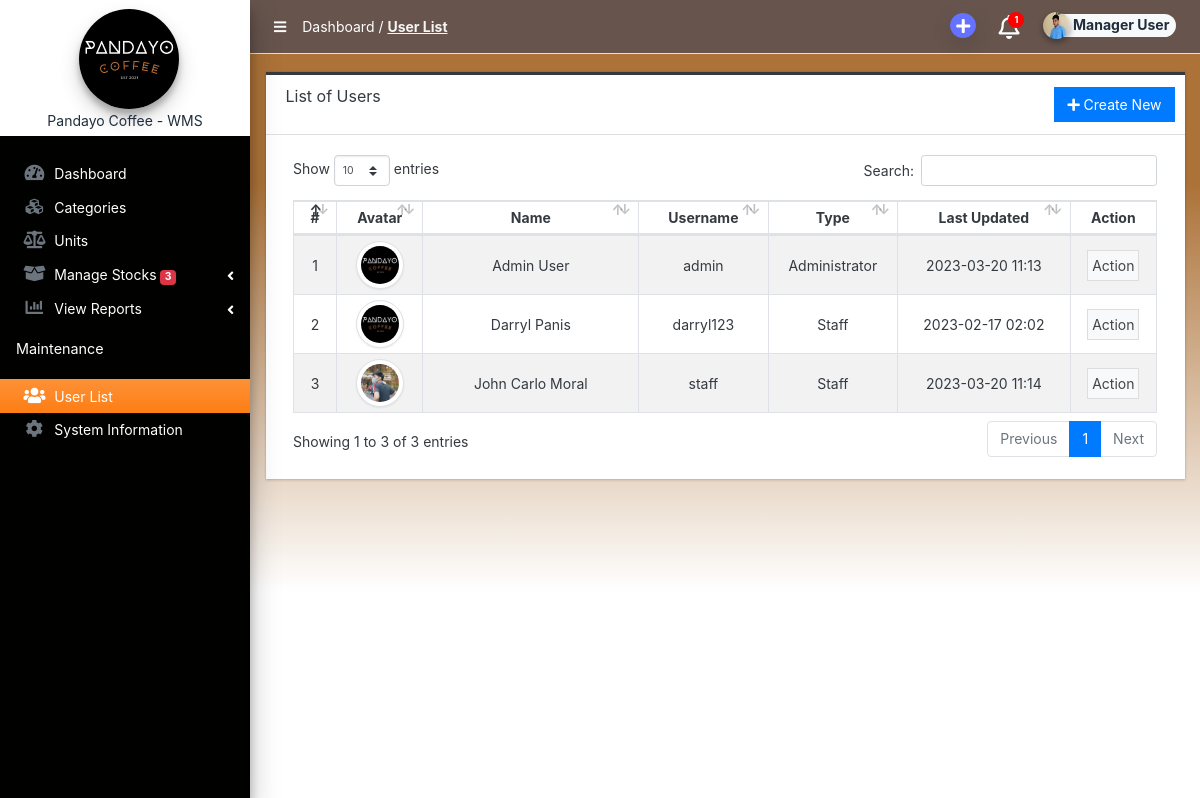
/admin/?page=user/list (signed in), run on the app's committed database.
### tables this page shows
CREATE TABLE `users_list` (
  `id` int(50) NOT NULL,
  `firstname` varchar(250) NOT NULL,
  `middlename` text DEFAULT NULL,
  `lastname` varchar(250) NOT NULL,
  `username` text NOT NULL,
  `password` text NOT NULL,
  `avatar` text DEFAULT NULL,
  `last_login` datetime DEFAULT NULL,
  `type` tinyint(1) NOT NULL DEFAULT 0,
  `date_added` datetime NOT NULL DEFAULT current_timestamp(),
  `date_updated` datetime DEFAULT current_timestamp() ON UPDATE current_timestamp()
);

### classes/DBConnection.php (called while the page is built, shortened)
<?php
class DBConnection{
    private $host = DB_SERVER;
    private $username = DB_USERNAME;
    private $password = DB_PASSWORD;
    private $database = DB_NAME;
    public $conn;
    public function __construct(){
        if (!isset($this->conn)) {
            $this->conn = new mysqli($this->host, $this->username, $this->password, $this->database);
        }
    }
}
?>

### classes/SystemSettings.php (called while the page is built, shortened)
<?php
class SystemSettings extends DBConnection{
	function userdata($field = ''){
		if(!empty($field)){
			if(isset($_SESSION['userdata'][$field]))
				return $_SESSION['userdata'][$field];
			else
				return null;
		}else{
			return false;
		}
	}
	function info($field=''){
		if(!empty($field)){
			if(isset($_SESSION['system_info'][$field]))
				return $_SESSION['system_info'][$field];
			else
				return false;
		}else{
			return false;
		}
	}
}
$_settings = new SystemSettings();
?>

### config.php (called while the page is built, shortened)
<?php
require_once('classes/DBConnection.php');
require_once('classes/SystemSettings.php');
function validate_image($file){
    global $_settings;
	if(!empty($file)){
        $ex = explode("?",$file);
        $file = $ex[0];
        $ts = isset($ex[1]) ? "?".$ex[1] : '';
		if(is_file(base_app.$file)){
			return base_url.$file.$ts;
		}else{
			return base_url.($_settings->info('logo'));
		}
	}else{
		return base_url.($_settings->info('logo'));
	}
}
?>

### admin/user/list.php (the view, shortened to what this page needs)
<div class="card card-outline rounded-0 card-dark">
	<div class="card-header">
		<h3 class="card-title">List of Users</h3>
		<div class="card-tools">
			<a href="./?page=user/manage_user" id="create_new" class="btn btn-flat btn-primary"><span class="fas fa-plus"></span>  Create New</a>
		</div>
	</div>
	<div class="card-body">
        <div class="container-fluid">
			<table class="table table-hover table-striped table-bordered text-center" id="list">
				<colgroup>
					<col width="5%">
					<col width="10%">
					<col width="25%">
					<col width="15%">
					<col width="15%">
					<col width="20%">
					<col width="10%">
				</colgroup>
				<thead>
					<tr>
						<th>#</th>
						<th>Avatar</th>
						<th>Name</th>
						<th>Username</th>
						<th>Type</th>
						<th>Last Updated</th>
						<th>Action</th>
					</tr>
				</thead>
				<tbody>
					<?php
					$i = 1;
						$qry = $conn->query("SELECT *, concat(firstname,' ', coalesce(concat(middlename,' '), '') , lastname) as `name` from `users_list` where id != '{$_settings->userdata('id')}' order by concat(firstname,' ', lastname) asc ");
						while($row = $qry->fetch_assoc()):
					?>
						<tr>
							<td class="text-center"><?php echo $i++; ?></td>
							<td class="text-center">
                                <img src="<?= validate_image($row['avatar']) ?>" alt="" class="img-thumbnail rounded-circle user-avatar">
                            </td>
							<td><?php echo $row['name'] ?></td>
							<td><?php echo $row['username'] ?></td>
							<td class="text-center">
                                <?php if($row['type'] == 1): ?>
                                    Administrator
                                <?php elseif($row['type'] == 2): ?>
                                    Staff
                                <?php else: ?>
									N/A
                                <?php endif; ?>
                            </td>
							<td><?php echo date("Y-m-d H:i",strtotime($row['date_updated'])); ?></td>
							<td align="center">
								 <button type="button" class="btn btn-flat p-1 btn-default btn-sm dropdown-toggle dropdown-icon" data-toggle="dropdown">
				                  		Action
				                  </button>
							</td>
						</tr>
					<?php endwhile; ?>
				</tbody>
			</table>
		</div>
	</div>
</div>

### admin/inc/topBarNav.php (style rules this page uses)
.dropdown-toggle { position: relative; }
.dropdown-toggle::after { display: none; }

### admin/user/list.php (style rules this page uses)
.user-avatar { width:3rem; height:3rem; object-fit:scale-down; object-position:center center; }

### data on the page
users_list: name "Admin User", username "admin", type "Administrator", date_updated "2023-03-20 11:13"
users_list: name "Darryl Panis", username "darryl123", type "Staff", date_updated "2023-02-17 02:02"
users_list: avatar (picture), name "John Carlo Moral", username "staff", type "Staff", date_updated "2023-03-20 11:14"

### other printed values
$dashboardText "Dashboard /"
$pageTitle "User List"
$dropdown_count "1"
$_settings->userdata('firstname').' '.$_settings->userdata('lastname') "Manager User"
$_settings->info('short_name') "Pandayo Coffee - WMS"
$count "3"
